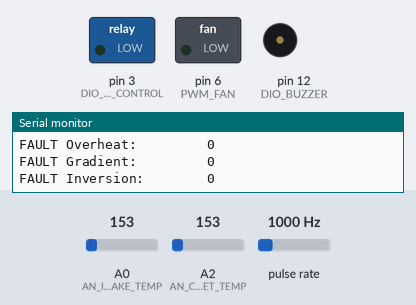
This sketch was run on a simulated Arduino Uno, built with avr-gcc and run on an emulated ATmega328P. Parts: switched loads named in the sketch (green lamp = pin HIGH), buzzer (waves = sounding), the last lines printed to the serial monitor. Wiring (inferred from the names in the program): pulse sensor: data pin 11. The inputs (shaded band) are chosen by the test bench; at power-on: A2 (AN_CABINET_TEMP) = 153, A0 (AN_INTAKE_TEMP) = 153, pulse rate 1000 Hz.

Above: at 1.7 s.
1.8 s: A2 (AN_CABINET_TEMP) set to 175
At 4.9 s:
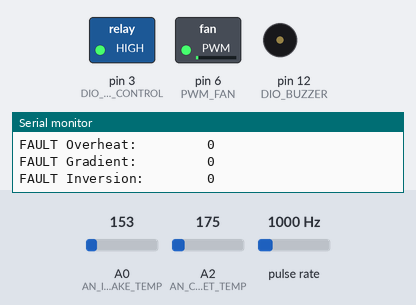
5.9 s: A0 (AN_INTAKE_TEMP) set to 175
At 15.6 s:
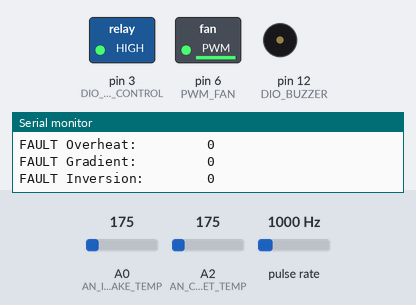
16.4 s: A2 (AN_CABINET_TEMP) set to 189
At 19.27 s:
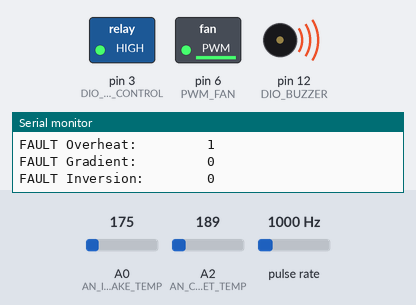
Timing chart, 0 to 21.5 s (numbered marks = the images above; inputs shaded):
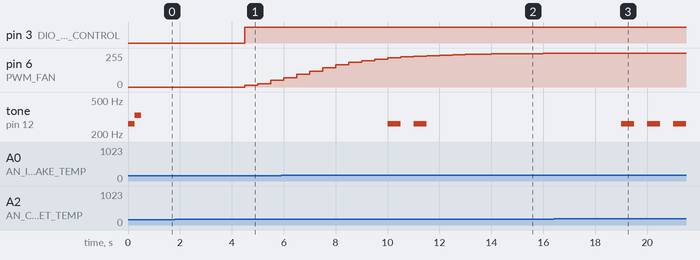

Measured:
- the behaviour switches between 174 and 175 on A0 (AN_INTAKE_TEMP) (found by bisection; images 1 and 2)
- the behaviour switches between 175 and 176 on A2 (AN_CABINET_TEMP) (found by bisection; images 2 and 3)
- after the input at 1.8 s, pin 3 (DIO_RELAY_CONTROL): LOW → HIGH after 2.7 s; pin 6 (PWM_FAN): 0/255 → 14/255 after 2.7 s, → 26/255 0.50 s later, → 49/255 0.50 s later
- after the input at 5.9 s, tone on pin 12 (DIO_BUZZER): alternates 262 Hz for 0.50 s and silent for 0.50 s, 4 changes in all, then stays silent, starting after 4.1 s
- after the input at 16.4 s, tone on pin 12 (DIO_BUZZER): alternates 262 Hz for 0.50 s and silent for 0.50 s, starting after 2.6 s

The sketch:

av_fan_ctl_sketch.ino
```cpp
/*-----------------------------------------------------------------------------
 * A/V Cabinet Fan Controller
 * Christopher Myers 2012
 */

#include <EEPROM.h>
#include "pitches.h"

// Defines ---------------------------------------------------------------------
// Pin definitions
#define DIO_RELAY_CONTROL    3
#define DIO_BUZZER           12
#define DIO_RPM_FEEDBACK     11
#define PWM_FAN              6
#define AN_CABINET_TEMP      2
#define AN_INTAKE_TEMP       0

// Relay Control
#define RELAY_OFF  0
#define RELAY_ON   1

#define RELAY_OVERRIDE_OFF       RELAY_OFF
#define RELAY_OVERRIDE_ON        RELAY_ON
#define RELAY_OVERRIDE_DISABLED  2

// Utility
#define DEGF_TO_DEGC(x) ((x - 32) * 5/9)

// EEPROM
#define EE_COOKIE        "v1"
#define EE_DATA_ADDR    0

// Buzzer Driver
#define BUZZER_COMMAND_OFF    0
#define BUZZER_COMMAND_ALARM  1

#define BUZZER_STATE_OFF 0
#define BUZZER_STATE_ON  1

// Globals ---------------------------------------------------------------------
// Fan Control
float g_fan_command_pct, g_fan_command_pct_prev;
float g_fan_command_pct_raw;
float g_fan_command_pct_i_state;
unsigned short int g_fan_pwm_dc = 0;

// Relay Control
unsigned char g_relay_command = RELAY_OFF;
unsigned char g_relay_override = RELAY_OVERRIDE_DISABLED;

// Inputs
float g_cabinet_temperature_degc;
float g_intake_temperature_degc;
unsigned short int g_cabinet_temperature_counts;
unsigned short int g_intake_temperature_counts;

// Feedback
unsigned long int g_rpm_feedback_pulse_width_us = 0L;

// Diagnostics
boolean g_diag_inversion_fault = 0;
boolean g_diag_gradient_fault = 0;
boolean g_diag_overheat_fault = 0;

// Buzzer
int g_buzzer_state = BUZZER_STATE_OFF;
int g_buzzer_command = BUZZER_COMMAND_OFF;

// EEPROM
boolean g_eeprom_was_valid = 0;

// Serial
boolean g_serial_print_state_mode = 1;


// Cals ------------------------------------------------------------------------
const float k_p = 0.10; // 10% of DC per degree C
const float k_i = 0.01;

// We're going to sample the cabinet temperature every 1000ms
#define K_CABINET_TEMPERATURE_DT  1000.0
// But want it to have a time constant of 2s
#define K_CABINET_TEMPERATURE_RC  2000.0
// alpha = dt / (RC + dt)
const float k_cabinet_temperature_alpha = (K_CABINET_TEMPERATURE_DT / (K_CABINET_TEMPERATURE_RC + K_CABINET_TEMPERATURE_DT));

// We're going to sample the intake temperature every 1000ms
#define K_INTAKE_TEMPERATURE_DT  1000.0
// But want it to have a time constant of 2s
#define K_INTAKE_TEMPERATURE_RC  2000.0
// alpha = dt / (RC + dt)
const float k_intake_temperature_alpha = (K_INTAKE_TEMPERATURE_DT / (K_INTAKE_TEMPERATURE_RC + K_INTAKE_TEMPERATURE_DT));

// We're going to update the fan duty cycle every 500ms
#define K_FAN_PCT_DT  500.0
// But want it to have a time constant of 2s
#define K_FAN_PCT_RC  2000.0
// Rate limit on the fan duty cycle
// alpha = dt / (RC + dt)
const float k_fan_command_pct_alpha = (K_FAN_PCT_DT / (K_FAN_PCT_RC + K_FAN_PCT_DT));
const float k_max_fan_command_pct_i_state = 0.8;
const float k_min_fan_command_pct_i_state = 0.0;
const int k_min_fan_cutoff_dc = 10;
// If the temperature gradient is only 2 degrees, we have a gradient condition
const float k_min_temp_difference_gradient_fault_detect_degc = 2.0;
// Above 90 degrees and we will have an overheating problem
const float k_min_temp_thresh_gradient_fault_detect_degc = DEGF_TO_DEGC(90);
// Above 100 degrees and we have an overheating problem
const float k_min_temp_thresh_overheat_fault_detect_degc = DEGF_TO_DEGC(100);

const unsigned int k_rpm_feedback_measure_timeout_us = 1000000L;

const float k_relay_on_threshold_dc_pct = 0.05;

// Desired loop time
const unsigned long k_loop_time_ms = 500L;

// Persistent -----------------------------------------------------------------
struct EEPROM_Data_tag {
  // This is for mere detection if they are your settings
  char cookie[4];
  // This cal determines the desired in-cabinet temperature
  float k_cabinet_temperature_set_point_degc;
} g_eeprom_data = {
  EE_COOKIE,
  DEGF_TO_DEGC(80)
};


//------------------------------------------------------------------------------
void setup() {
 //Initialize serial and wait for port to open:
  Serial.begin(115200);
  while (!Serial) {
    ; // wait for serial port to connect. Needed for Leonardo only
  }

  g_fan_command_pct = 0;
  g_fan_command_pct_prev = 0;
  g_fan_command_pct_i_state = 0;
  g_relay_command = RELAY_OFF;

  Serial.setTimeout(1000);

  // prints title with ending line break
  Serial.println("A/V Cabinet Fan Controller v0.1");
  Serial.println("Christopher Myers - 2012");

  pinMode(DIO_RELAY_CONTROL, OUTPUT);
  pinMode(DIO_RPM_FEEDBACK, INPUT);
  pinMode(DIO_BUZZER, OUTPUT);
  pinMode(PWM_FAN, OUTPUT);

  loadConfigFromEEPROM();
  Serial.print("EEPROM contents valid: ");
  Serial.println(g_eeprom_was_valid
    ? "yes"
    : "no");

  // Play startup sound
  tone(DIO_BUZZER, NOTE_C4, 250);
  delay(250);
  tone(DIO_BUZZER, NOTE_E4, 250);
  delay(250);
}

//------------------------------------------------------------------------------
void loadConfigFromEEPROM() {
  g_eeprom_was_valid = 0;

  // Check the cookie to make sure settings are valid
  // If not, we'll just not overwrite the defaults in g_eeprom_data
  if (EEPROM.read(EE_DATA_ADDR + 0) == EE_COOKIE[0] &&
      EEPROM.read(EE_DATA_ADDR + 1) == EE_COOKIE[1] &&
      EEPROM.read(EE_DATA_ADDR + 2) == EE_COOKIE[2]) {
      for (unsigned int t = 0; t < sizeof(EEPROM_Data_tag); t++) {
        *((char*)&g_eeprom_data + t) = EEPROM.read(EE_DATA_ADDR + t);
      }

      g_eeprom_was_valid = 1;
    }
}

//------------------------------------------------------------------------------
void saveConfigToEEPROM() {
  for (unsigned int t = 0; t < sizeof(EEPROM_Data_tag); t++) {
    EEPROM.write(EE_DATA_ADDR + t, *((char*)&g_eeprom_data + t));
  }
}

//------------------------------------------------------------------------------
// Take a 10-bit analog to digital reading (assumes 5V reference) and convert it
// to degrees celsius.
//
float convert_tmp36_adc_to_degc(int analog_reading) {
  // converting that reading to voltage, for 3.3v arduino use 3.3
  float v = (float)analog_reading * (5.0 / 1023.0);

  // The TMP36 has linear characteristics where 1.0V = 50 degC
  // Offset Voltage (V): 0.5
  // Output Voltage Scaling (mV/°C): 10
  // Output Voltage @ 25°C (mV): 750
  float temperature = (v - 0.5) * 100.0;

  return temperature;
}

//------------------------------------------------------------------------------
float degf_to_degc(float deg_f) {
  return (deg_f - 32.0) * (5.0/9.0);
}

//------------------------------------------------------------------------------
float degc_to_degf(float deg_c) {
  return (deg_c * (9.0/5.0)) + 32.0;
}

//------------------------------------------------------------------------------
float filter_low_pass(float x_prev, float x, float a) {
  return (x * a) + (x_prev * (1.0 - a));
}

//------------------------------------------------------------------------------
void task_input() {
  static int cycle = 0;
  unsigned short temp_prev;

  // Alternate sample cycles
  if (cycle == 0) {
    g_cabinet_temperature_counts = analogRead(AN_CABINET_TEMP);

    temp_prev = g_cabinet_temperature_degc;
    g_cabinet_temperature_degc = convert_tmp36_adc_to_degc(g_cabinet_temperature_counts);
    g_cabinet_temperature_degc = filter_low_pass(temp_prev, g_cabinet_temperature_degc, k_cabinet_temperature_alpha);

    cycle = 1;
  } else {
    temp_prev = g_intake_temperature_degc;
    g_intake_temperature_counts = analogRead(AN_INTAKE_TEMP);
    g_intake_temperature_degc = convert_tmp36_adc_to_degc(g_intake_temperature_counts);
    g_intake_temperature_degc = filter_low_pass(temp_prev, g_intake_temperature_degc, k_intake_temperature_alpha);

    // Read the RPM feedback on the second cycle
    g_rpm_feedback_pulse_width_us = pulseIn(DIO_RPM_FEEDBACK, HIGH, k_rpm_feedback_measure_timeout_us);

    cycle = 0;
  }
}

//------------------------------------------------------------------------------
void task_fan_control() {
  float temperature_error = g_cabinet_temperature_degc - g_eeprom_data.k_cabinet_temperature_set_point_degc;

  // PI Control
  float p_term = temperature_error * k_p;
  p_term = max(p_term, 0);
  float i_term = g_fan_command_pct_i_state + (temperature_error * k_i);

  // Store away previous so we can run a low-pass filter
  g_fan_command_pct_prev = g_fan_command_pct;

  // Saturation on the integrator
  i_term = min(i_term, k_max_fan_command_pct_i_state);
  i_term = max(i_term, k_min_fan_command_pct_i_state);
  g_fan_command_pct_i_state = i_term;

  Serial.println(temperature_error);
  Serial.println(p_term);
  Serial.println(i_term);

  // Keep from 0 to 1.0 (100%)
  g_fan_command_pct_raw = constrain(p_term + i_term, 0, 1);
  Serial.println(g_fan_command_pct_raw);

  // Filter the fan command
  g_fan_command_pct = filter_low_pass(g_fan_command_pct_prev, g_fan_command_pct_raw, k_fan_command_pct_alpha);

  // Apply fan commanded duty cycle
  g_fan_pwm_dc = (g_fan_command_pct) * 255.0;
}

//------------------------------------------------------------------------------
// This feature determines whether the relay needs to be on.
void task_relay_control() {
  // If the fan duty cycle is > 0, then we obviously need the fan on.
  if (g_fan_command_pct > k_relay_on_threshold_dc_pct) {
    g_relay_command = RELAY_ON;
  } else {
    g_relay_command = RELAY_OFF;
  }
}

//------------------------------------------------------------------------------
// Look for anomalies and set fault conditions
// TODO: Read fan feedback to check for stuck fan
void task_diagnostics() {
  g_diag_inversion_fault = 0;
  g_diag_gradient_fault = 0;
  g_diag_overheat_fault = 0;

  // IF the cabinet air is colder than the intake air and it's above the setpoint,
  // then we cannot possibly cool the cabinet.
  if (g_intake_temperature_degc > g_cabinet_temperature_degc) {
    if (g_cabinet_temperature_degc > g_eeprom_data.k_cabinet_temperature_set_point_degc) {
      g_diag_inversion_fault = 1;
    } else {
      // Is not a problem because we don't need to cool the cabinet
    }
  }

  // IF the difference between the intake air and the cabinet air is "low"
  // AND the cabinet temperature is "high" then we're in danger of not being able
  // to cool down the cabinet
  if ((g_cabinet_temperature_degc > g_intake_temperature_degc)
      && (abs(g_cabinet_temperature_degc - g_intake_temperature_degc) < k_min_temp_difference_gradient_fault_detect_degc)
      && (g_cabinet_temperature_degc > k_min_temp_thresh_gradient_fault_detect_degc)) {
    g_diag_gradient_fault = 1;
  }

  // IF we're over the maximum temperature, we have an overheat fault
  if (g_cabinet_temperature_degc > k_min_temp_thresh_overheat_fault_detect_degc) {
    g_diag_overheat_fault = 1;
  }
}

//------------------------------------------------------------------------------
void task_serial_interaction() {
  char buffer[64] = {0};

  if (Serial.available()) {
    Serial.readBytesUntil('\n', buffer, sizeof(buffer));
    Serial.print("### Command Received: ");
    Serial.println(buffer);

    if (strncmp(":q=on", buffer, 5) == 0) {
      g_serial_print_state_mode = 1;
    } else if (strncmp(":q=off", buffer, 6) == 0) {
      g_serial_print_state_mode = 0;
    }

    // Change Set Point
    else if (strncmp(":sp=", buffer, 4) == 0) {
      // Turn off spewing
      g_serial_print_state_mode = 0;

      float new_set_point = atof(buffer + 4);
      if (new_set_point > 0 && new_set_point < 200) {
        g_eeprom_data.k_cabinet_temperature_set_point_degc = degf_to_degc(new_set_point);
        Serial.print("### New set point accepted: ");
        Serial.println(g_eeprom_data.k_cabinet_temperature_set_point_degc);
      } else {
        Serial.println("### New set point rejected!");
      }
    }

    // Save data to EEPROM
    else if (strncmp(":w", buffer, 2) == 0) {
      // Turn off spewing
      g_serial_print_state_mode = 0;

      saveConfigToEEPROM();
      Serial.println("### Data written to EEPROM");
    }

    // Command output
    else if (strncmp(":o.relay", buffer, 7) == 0) {
      // Turn off spewing
      g_serial_print_state_mode = 0;

      if (strncmp("=on", buffer + 8, 3) == 0) {
        g_relay_override = RELAY_OVERRIDE_ON;
      } else if (strncmp("=off", buffer + 8, 4) == 0) {
        g_relay_override = RELAY_OVERRIDE_OFF;
      } else {
        g_relay_override = RELAY_OVERRIDE_DISABLED;
      }

      Serial.print("### New relay override state: ");
      Serial.println(g_relay_override);
    }
  }

  if (0 != g_serial_print_state_mode) {
    print_state();
  }
}

//------------------------------------------------------------------------------
void task_output() {
  task_output_fan();
  task_output_buzzer();
  task_output_relay();
}

//------------------------------------------------------------------------------
void task_output_fan() {
  if (g_fan_pwm_dc < k_min_fan_cutoff_dc) {
    g_fan_pwm_dc = 0;
  }

  analogWrite(PWM_FAN, g_fan_pwm_dc);
}

//------------------------------------------------------------------------------
void task_output_relay() {
  unsigned char relay_state;

  if (g_relay_override != RELAY_OVERRIDE_DISABLED) {
    relay_state = g_relay_override;
  } else {
    relay_state = g_relay_command;
  }

  digitalWrite(DIO_RELAY_CONTROL, relay_state == RELAY_ON ? HIGH : LOW);
}

//------------------------------------------------------------------------------
void task_output_buzzer() {
  static unsigned long then = 0;
  static unsigned long buzzer_on_millis = 0;
  static int buzzer_command_prev;
  unsigned long now = millis();
  unsigned long elapsed = now - then;

  if (now < then) {
    elapsed = then - now;
  }

  // TODO:
  if (g_diag_gradient_fault || g_diag_overheat_fault) {
    g_buzzer_command = BUZZER_COMMAND_ALARM;
  } else {
    g_buzzer_command = BUZZER_COMMAND_OFF;
  }

  if (g_buzzer_command == BUZZER_COMMAND_ALARM)  {
    if (buzzer_command_prev != g_buzzer_command) {
      // New to this state, initialize
      buzzer_on_millis = 0;
      g_buzzer_state = BUZZER_STATE_OFF;
    }

    if (g_buzzer_state == BUZZER_STATE_ON) {
      // TODO: Make a cal
      if (buzzer_on_millis > 1000) {
        g_buzzer_state = BUZZER_STATE_OFF;
      }
    } else {
      if (buzzer_on_millis > 1000) {
        g_buzzer_state = BUZZER_STATE_ON;
      }
    }

    buzzer_on_millis += elapsed;

    if (g_buzzer_state == BUZZER_STATE_ON) {
      tone(DIO_BUZZER, NOTE_C4, 500);
    }
  } else if (g_buzzer_command == BUZZER_COMMAND_OFF)  {
    noTone(DIO_BUZZER);
    buzzer_on_millis = 0;
    g_buzzer_state = BUZZER_STATE_OFF;
  } else {
    noTone(DIO_BUZZER);
    buzzer_on_millis = 0;
    g_buzzer_state = BUZZER_STATE_OFF;
  }

  buzzer_command_prev = g_buzzer_command;
  then = now;
}

//------------------------------------------------------------------------------
void print_state() {
  Serial.println("");

  Serial.print("Set Point (degC):       ");
  Serial.println(g_eeprom_data.k_cabinet_temperature_set_point_degc);

  Serial.print("Cabinet Temp (degC):    ");
  Serial.println(g_cabinet_temperature_degc);

  Serial.print("Cabinet Temp (counts):  ");
  Serial.println(g_cabinet_temperature_counts);

  Serial.print("Intake Temp (degC):     ");
  Serial.println(g_intake_temperature_degc);

  Serial.print("Intake Temp (counts):   ");
  Serial.println(g_intake_temperature_counts);

  Serial.print("Commanded Pct:          ");
  Serial.println(g_fan_command_pct);

  Serial.print("Commanded Relay:        ");
  Serial.println(g_relay_command);

  Serial.print("Commanded DC:           ");
  Serial.println(g_fan_pwm_dc);

  Serial.print("Pulse Width:            ");
  Serial.println(g_rpm_feedback_pulse_width_us);

  Serial.print("FAULT Overheat:         ");
  Serial.println(g_diag_overheat_fault);

  Serial.print("FAULT Gradient:         ");
  Serial.println(g_diag_gradient_fault);

  Serial.print("FAULT Inversion:        ");
  Serial.println(g_diag_inversion_fault);
}

//------------------------------------------------------------------------------
void loop() {
  static unsigned long last_delay_ms = 1000L;
  unsigned long start_time = millis();

  task_input();
  task_fan_control();
  task_relay_control();
  task_diagnostics();
  task_output();

  task_serial_interaction();

  // Manage loop frequency
  unsigned long end_time = millis();
  unsigned long delay_ms = k_loop_time_ms;
  unsigned long elapsed_ms = end_time - start_time;

  if (end_time < start_time) {
    // Uptime counter overflow (will happen every ~50 days)
    // Just delay nominal value
    delay_ms = last_delay_ms;
  } else {
    if (k_loop_time_ms < elapsed_ms) {
      delay_ms = 0L;
    } else {
      delay_ms = k_loop_time_ms - elapsed_ms;
    }
  }

  last_delay_ms = delay_ms;

  delay(delay_ms);
}
```

Source omitted: pitches.h (2000 bytes)
